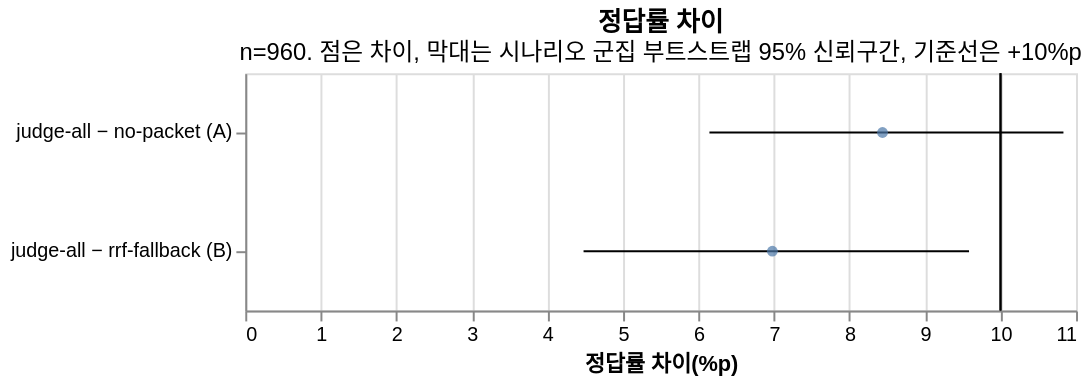

The Vega-Lite source for this figure:
### Vega-Lite specification from a JSON file in a GitHub repository (floating-point values rounded to 4 significant figures)
{"$schema": "https://vega.github.io/schema/vega-lite/v5.json", "title": {"text": "정답률 차이", "subtitle": "n=960. 점은 차이, 막대는 시나리오 군집 부트스트랩 95% 신뢰구간, 기준선은 +10%p"}, "width": 420, "height": 120, "data": {"values": [{"comparison": "judge-all − no-packet (A)", "diff": 8.438, "low": 6.146, "high": 10.83}, {"comparison": "judge-all − rrf-fallback (B)", "diff": 6.979, "low": 4.479, "high": 9.583}]}, "layer": [{"mark": {"type": "errorbar"}, "encoding": {"y": {"field": "comparison", "type": "nominal", "sort": ["judge-all − no-packet (A)", "judge-all − rrf-fallback (B)"], "title": null, "axis": {"labelLimit": 300}}, "x": {"field": "low", "type": "quantitative", "title": "정답률 차이(%p)"}, "x2": {"field": "high"}}}, {"mark": {"type": "point", "filled": true}, "encoding": {"y": {"field": "comparison", "type": "nominal", "sort": ["judge-all − no-packet (A)", "judge-all − rrf-fallback (B)"], "title": null, "axis": {"labelLimit": 300}}, "x": {"field": "diff", "type": "quantitative"}}}, {"mark": "rule", "encoding": {"x": {"datum": 10}}}]}
